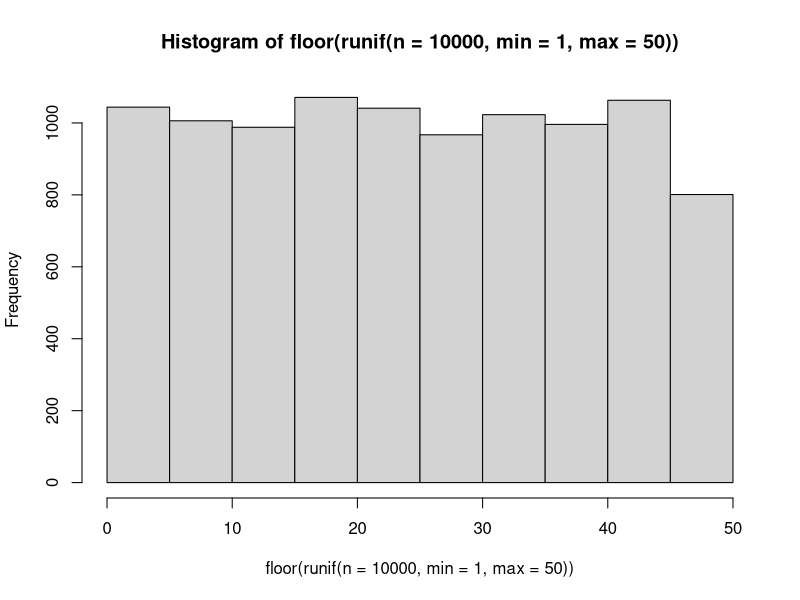
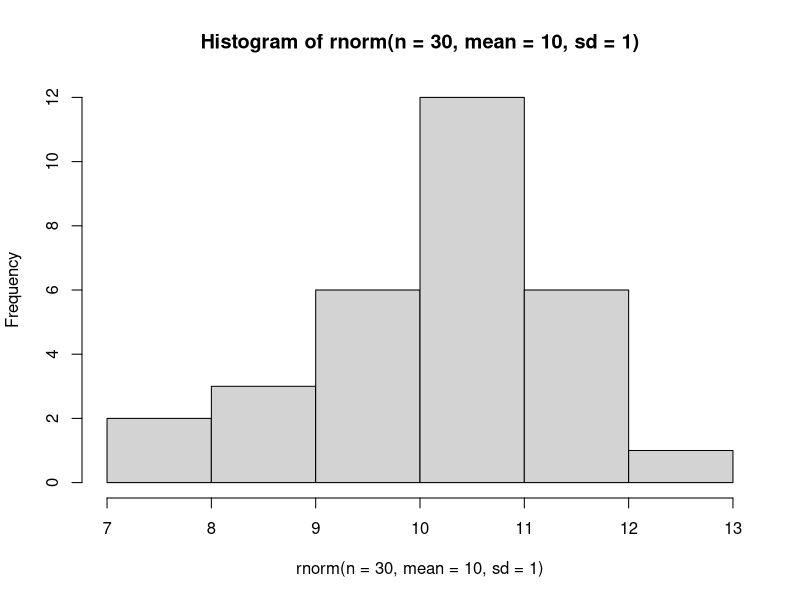
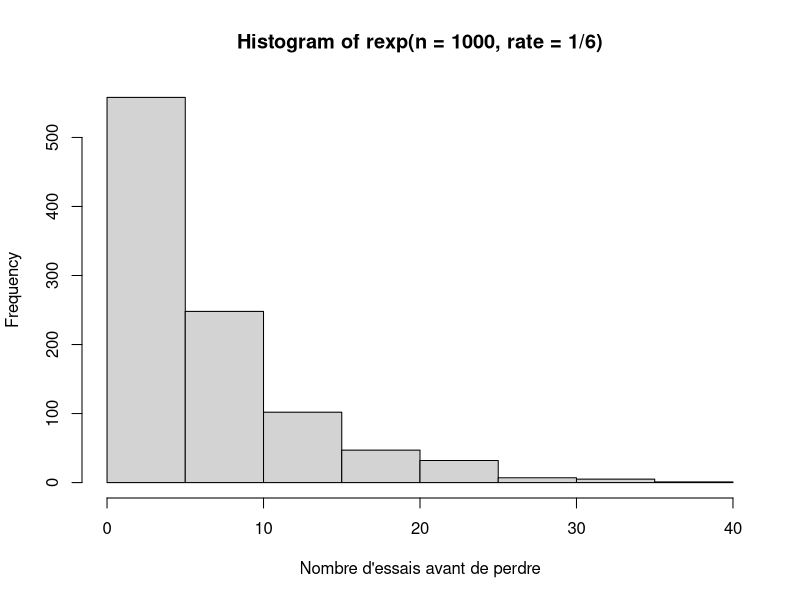
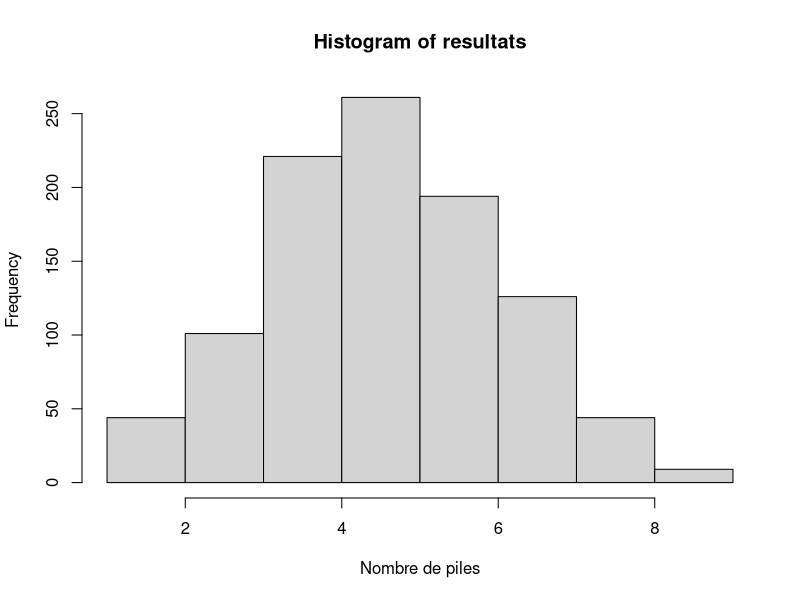
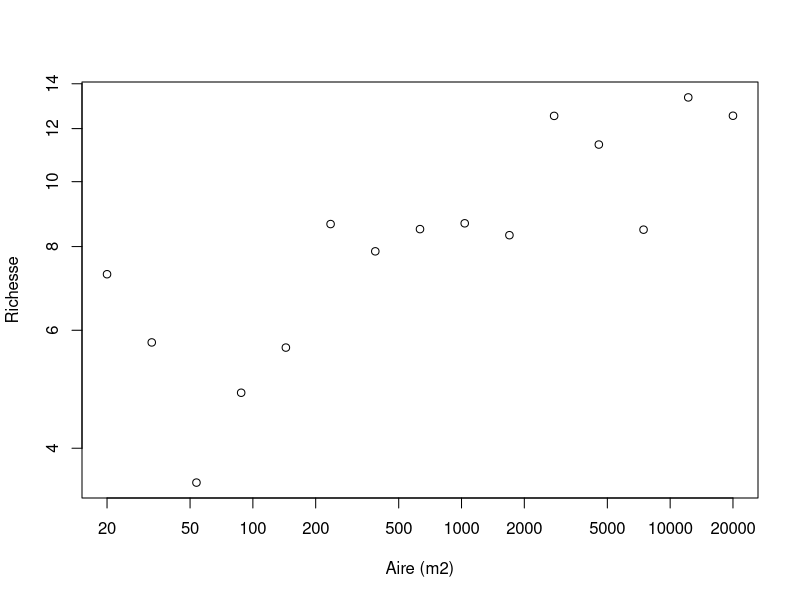
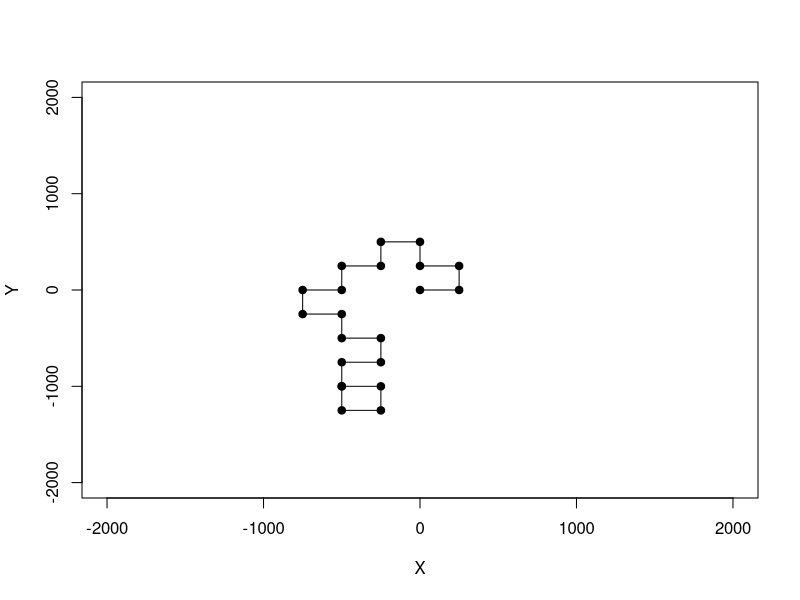
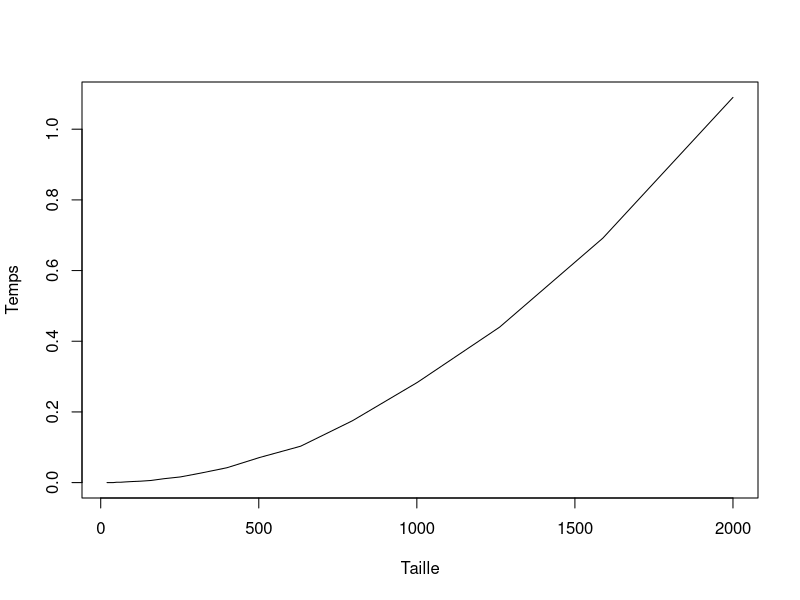

Generate these figures, in order, with R:
## ---- chunk 1
valeurs <- c("2", "3", "4", "5", "6", "7", "8", "9", "10", "valet", "reine", "roi", "as")
couleurs <- rep(c("pique", "trèfle", "carreau", "coeur"), each = 13)
cartes <- paste(valeurs, "-", couleurs)
tirage <- function(n, cartes) {
    sample(x = cartes, size = n, replace = FALSE)
}
tirage(3, cartes)
## ---- chunk 2
hist(floor(runif(n = 10000, min = 1,
  max = 50)))
## ---- chunk 3
set.seed(2)
## ---- chunk 4
hist(rnorm(n = 30, mean = 10, sd = 1))
## ---- chunk 5
rbinom(n = 10, size = 1, prob = 0.5)
## ---- chunk 6
rmultinom(n = 3, size = 1,
  prob = rep(1/6, 6))
## ---- chunk 7
hist(rexp(n = 1000, rate = 1/6), xlab =
  "Nombre d'essais avant de perdre")
## ---- chunk 8
tirages <- rbinom(n = 10, size = 1, prob = 0.5)
tirages
sum(tirages)
## ---- chunk 9
resultats <- c()
for (i in 1:1000) {
  tirages <- rbinom(n = 10, size = 1, prob = 0.5)
  resultats <- c(resultats, sum(tirages))
}
## ---- chunk 10
hist(resultats, xlab = "Nombre de piles")
## ---- chunk 11
resultats <- c()
for (i in 1:1000) {
  set.seed(123)
  tirages <- rbinom(n = 10, size = 1, prob = 0.5)
  resultats <- c(resultats, sum(tirages))
}
## ---- chunk 12
summary(resultats, xlab = "Nombre de piles")
## ---- chunk 13
A = 2*10^seq(1, 4, length.out = 15)
c = 3
z = 0.15
S = rnorm(15, mean = c*A^z, sd = 1.5)
plot(A, S, xlab = "Aire (m2)", ylab = "Richesse",
  log = "xy")
## ---- chunk 14
set.seed(1)
p = 0.55
alea = runif(n = 1, min = 0, max = 1)
if(alea < p) res = "pile" else res = "face"
res
## ---- chunk 15
nsteps = 20
xy = matrix(0,nr = 21, nc = 2)
xy[1,] = c(0,0)
direction = 0
set.seed(2)
for(step in 2:(nsteps+1)) {
    # Ḑe quel côté tourner ?
    if(runif(1,0,1) < 0.5) {
      # Tourne à droite
      direction = direction + pi/2 
    }
    else {
      # Tourne à gauche  
      direction = direction - pi/2
    }
    # Calcul des nouvelles coordonnées
    xy[step,1] = 
      xy[step-1,1] + sin(direction)*250 
    xy[step,2] = 
      xy[step-1,2] + cos(direction)*250 
}
## ---- chunk 16
plot(xy[,1],xy[,2], type = "l", xlim = c(-2000,2000),ylim = c(-2000,2000),
    xlab = "X", ylab = "Y")
points(xy[,1],xy[,2],pch = 19)
## ---- chunk 17
tri <- function(x){
	# Calcul de la dimension du vecteur
	taille <- length(x)
	ordre <- "NON"
	# Boucle qui tourne jusqu'à ce que tout soit en ordre
	while(ordre == "NON") {
		ordre <- "OUI"
		# Boucle qui passe tous les éléments en paires
		for(i in 1:(taille-1)) {
			if(x[i+1] < x[i]) {
				# Inversion des deux lettres
				x[c(i,i+1)] <- x[c(i+1,i)]
				# Comme un changement a été fait, l'ordre
				# n'est pas encore garanti
				ordre <- "NON"
			}
		}
	}
	return(x)
}
## ---- chunk 18
x <- runif(1000)
identical(sort(x), tri(x))
system.time(sort(x))
system.time(tri(x))
## ---- chunk 19
n = 2*10^seq(1,3,0.1)
res <- numeric(length(n))
for(i in 1:length(res)) {
	x <- runif(n[i])
	res[i] <- system.time(tri(x))[3]
}
plot(n, res, type = "l", xlab = "Taille", ylab = "Temps")
## ---- chunk 20
# Fonction avec boucle
f1 <- function(x) {
	taille <- length(x)
	x2 <- numeric(taille)
	for(i in 1:taille) {
    if(x[i] < 0.5) {
      x2[i] <- 1
    }
  }
}

# Fonction vectorisée
f2 <- function(x) {
	x2 <- x * 0
	x2[x < 0.5] <- 1
}
## ---- chunk 21
x <- runif(1000000)
system.time(f1(x))
system.time(f2(x))
## ---- chunk 22
f1 <- function(x) {
	res <- numeric(ncol(x))
	for(j in 1:ncol(x)) {
		for(i in 1:nrow(x)){
			res[x] <- res[j] + x[i,j]
		}
	}
}
X <- matrix(runif(100 * 100),
  nr=100, nc=100)
## ---- chunk 23
system.time(rowSums(X))
system.time(apply(X,2,sum))
system.time(f1(X))
## ---- chunk 24
arbres <- read.table(file = './donnees/arbres.txt', header = TRUE, sep=";")
head(arbres)
## ---- chunk 25
esp <- c("A", "B", "C")
p <- c(0.2, 0.5, 0.3)
rmultinom(n=1,size=1,prob=p)
